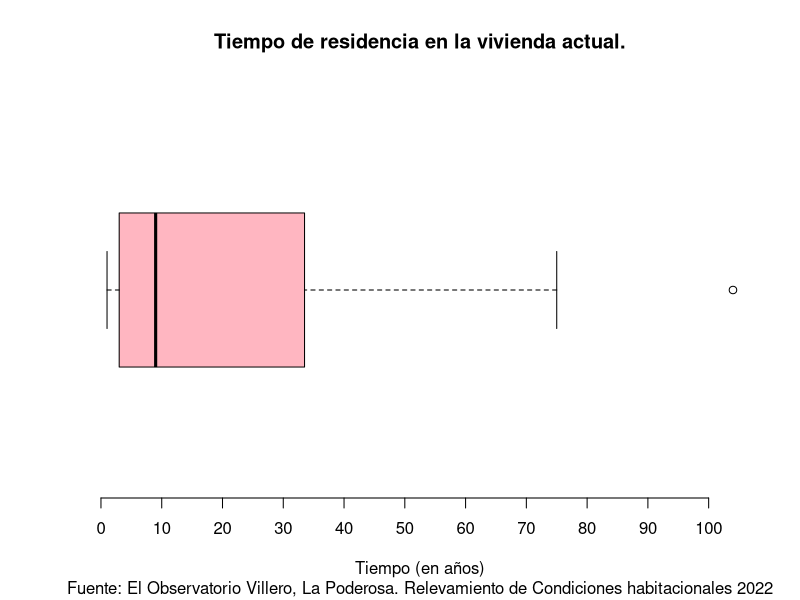

Here is the R script that generated this plot: (Note: this script raises an error after producing the figure.)
install.packages("readxl")
library(readxl)

# Leer tabla, saltando las dos primeras lineas
tabla <- read_xlsx("Datos_LP.xlsx",
                    skip = 2)
fuente <- "Fuente: El Observatorio Villero, La Poderosa. Relevamiento de Condiciones habitacionales 2022"
colores1 <- c("#79155B", "#C23373", "#F6635C", "#FFBA86")
colores2 <- c("#884A39", "#C38154", "#FFC26F", "#F9E0BB")
cantidad_entrevistados <- 1222

# Sub-Tablas
tabla_tiempo_de_residencia <- table(tabla$`Tiempo de residencia en la vivienda actual (en años)`)
tabla_presion_de_agua <- table(tabla$`¿Cómo es la presión del agua?`)
frec_rel_presion_de_agua <- round(tabla_presion_de_agua / cantidad_entrevistados, 2)


# Boxplot para ver claramente la distribución
boxplot(tabla_tiempo_de_residencia,
        horizontal = TRUE,
        axes = FALSE,
        xlab = "Tiempo (en años)",
        main = "Tiempo de residencia en la vivienda actual.",
        col = "lightpink",
        sub = fuente)

axis(side = 1,
     at = seq(0, 100, by = 10))


# Dado que las valores de las variables son excluyentes entre si, 
# ademas de ser pocos, el gráfico de torta permite ver de manera
# sencilla las condiciones de los entrevistados

labels_presion_de_agua <- paste(c("Buena", "Débil", "Muy débil"), "\n ", frec_rel_presion_de_agua * 100, "%")
pie(tabla_presion_de_agua,
    labels = labels_presion_de_agua,
    col = colores,
    main = "¿Cómo es la presión del agua?",
    clockwise = TRUE)

tabla_plaga <- table(tabla$`¿Hay plagas (cucarachas, mosquitos, ratas, etc) en su vivienda y en los alrededores de la misma?`)
porcentaje_plaga = paste(round(tabla_plaga / sum(tabla_plaga) * 100, 2), c('%'), sep = " ")
categorias_plaga = c("Sí", "No")
etiquetas_plaga = paste(categorias_plaga, porcentaje_plaga, sep = "\n")
pie(tabla_plaga,
    main = "¿Hay plagas en tu vivienda?",
    labels = etiquetas_plagas,
    cex = 0.8,
    sub = fuente,
    col = colores1,
    cex.sub = 0.8
)

cucarachas = table(factor(tabla$`¿Cuáles plagas?`))
mosquitos = table(factor(tabla$...94))
ratas = table(factor(tabla$...95))
tabla_plagas = data.frame(FrecuenciaAbsoluta = c(cucarachas, mosquitos, ratas))
frec_rel_plagas = round(tabla_plagas$FrecuenciaAbsoluta / cantidad_entrevistados, 2)
names(frec_rel_plagas) = c("cucarachas", "mosquitos", "ratas")
frec_rel_plagas = frec_rel_plagas[order(frec_rel_plagas, decreasing = TRUE)]
par(mar = c(5, 6, 4, 2) + 0.1)
barplot(frec_rel_plagas,
        horiz = TRUE,
        xlim = c(0, 1),
        xlab = "Frecuencia relativa",
        main = "¿Cuales plagas?",
        sub = fuente,
        col = colores1,
        las = 1,
        cex.sub = 0.8)

